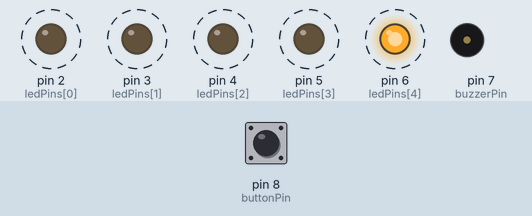
This sketch was run on a simulated Arduino Uno, built with avr-gcc and run on an emulated ATmega328P. Parts: output pins drawn as LEDs (lit = HIGH), buzzer (waves = sounding). Dashed ring = blinking. The test bench sets the inputs (shaded band); at power-on: pin 8 (buttonPin) HIGH.

Above: at 1.9 s.
2.9 s: pin 8 (buttonPin) pulled LOW for 1.2 s
At 2.9 s:
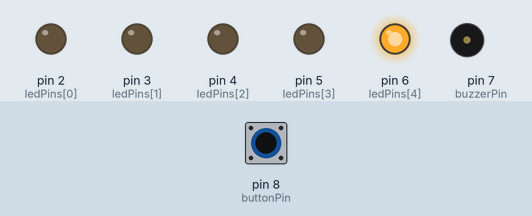
At 3.4 s:
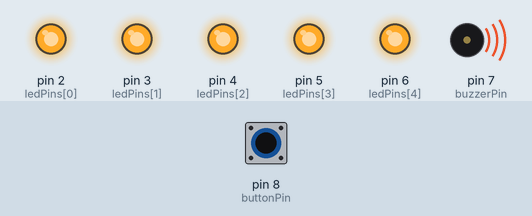
Timing chart, 0 to 12.4 s (numbered marks = the images above; inputs shaded):
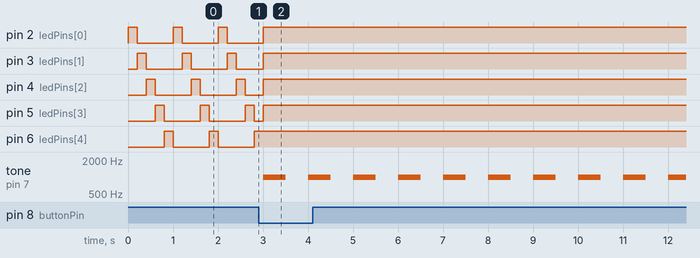

Measured:
- after the input at 2.9 s, pin 2 (ledPins[0]): goes on until 3.0 s, then stays HIGH; pin 6 (ledPins[4]): stops changing and stays HIGH; tone on pin 7 (buzzerPin): alternates 1000 Hz for 0.50 s and silent for 0.50 s, starting after 0.10 s
- by itself, pin 2 (ledPins[0]), pin 6 (ledPins[4]): alternates HIGH for 0.20 s and LOW for 0.80 s

The sketch:

project_code.ino
```cpp
#include <Arduino_BuiltIn.h>

const int ledPins[] = {2, 3, 4, 5, 6};
const int buzzerPin = 7;
const int buttonPin = 8;

int pattern = 0;
bool buttonState = 0;
bool lastButtonState = 0;

void pattern1() {
  for (int i = 0; i < 5; i++) {
    digitalWrite(ledPins[i], HIGH);
    delay(200);
    digitalWrite(ledPins[i], LOW);
  }
}

void pattern2() {
  for (int i = 0; i < 5; i++) {
    digitalWrite(ledPins[i], HIGH);
  }
  tone(buzzerPin, 1000);
  delay(500);
  noTone(buzzerPin);
  delay(500);
  for (int i = 0; i < 5; i++) {
    digitalWrite(ledPins[i], LOW);
  }
}

void setup() {
  for (int i = 0; i < 5; i++) {
    pinMode(ledPins[i], OUTPUT);
  }
  pinMode(buzzerPin, OUTPUT);
  pinMode(buttonPin, INPUT_PULLUP);
}

void loop() {
  buttonState = digitalRead(buttonPin);

  if (buttonState != lastButtonState) {
    if (buttonState == LOW) {
      pattern++;
      if (pattern > 1) {
        pattern = 0;
      }
    }
    lastButtonState = buttonState;
  }

  switch (pattern) {
    case 0:
      pattern1();
      break;
    case 1:
      pattern2();
      break;
    default:
      break;
  }
}
```
